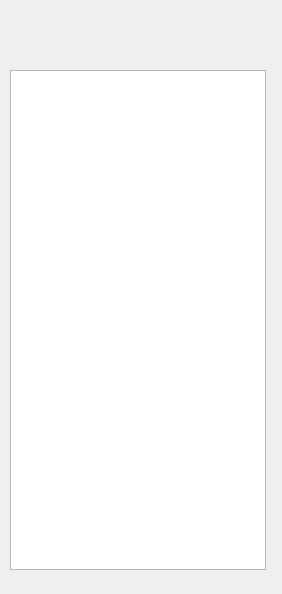
<?xml version="1.0" encoding="UTF-8"?>
<ui version="4.0">
 <class>MainPanel</class>
 <widget class="QWidget" name="MainPanel">
  <property name="geometry">
   <rect>
    <x>0</x>
    <y>0</y>
    <width>282</width>
    <height>594</height>
   </rect>
  </property>
  <property name="minimumSize">
   <size>
    <width>0</width>
    <height>333</height>
   </size>
  </property>
  <property name="windowTitle">
   <string>LightQQ</string>
  </property>
  <property name="windowIcon">
   <iconset resource="face.qrc">
    <normaloff>:/face/face/qqface.jpg</normaloff>:/face/face/qqface.jpg</iconset>
  </property>
  <widget class="QLabel" name="faceLabel">
   <property name="geometry">
    <rect>
     <x>10</x>
     <y>10</y>
     <width>40</width>
     <height>40</height>
    </rect>
   </property>
   <property name="text">
    <string/>
   </property>
   <property name="pixmap">
    <pixmap resource="face.qrc">:/face/face/qqface.jpg</pixmap>
   </property>
  </widget>
  <widget class="QListWidget" name="friendListWidget">
   <property name="geometry">
    <rect>
     <x>10</x>
     <y>70</y>
     <width>256</width>
     <height>500</height>
    </rect>
   </property>
   <property name="minimumSize">
    <size>
     <width>0</width>
     <height>333</height>
    </size>
   </property>
  </widget>
 </widget>
 <resources>
  <include location="face.qrc"/>
 </resources>
 <connections/>
</ui>
